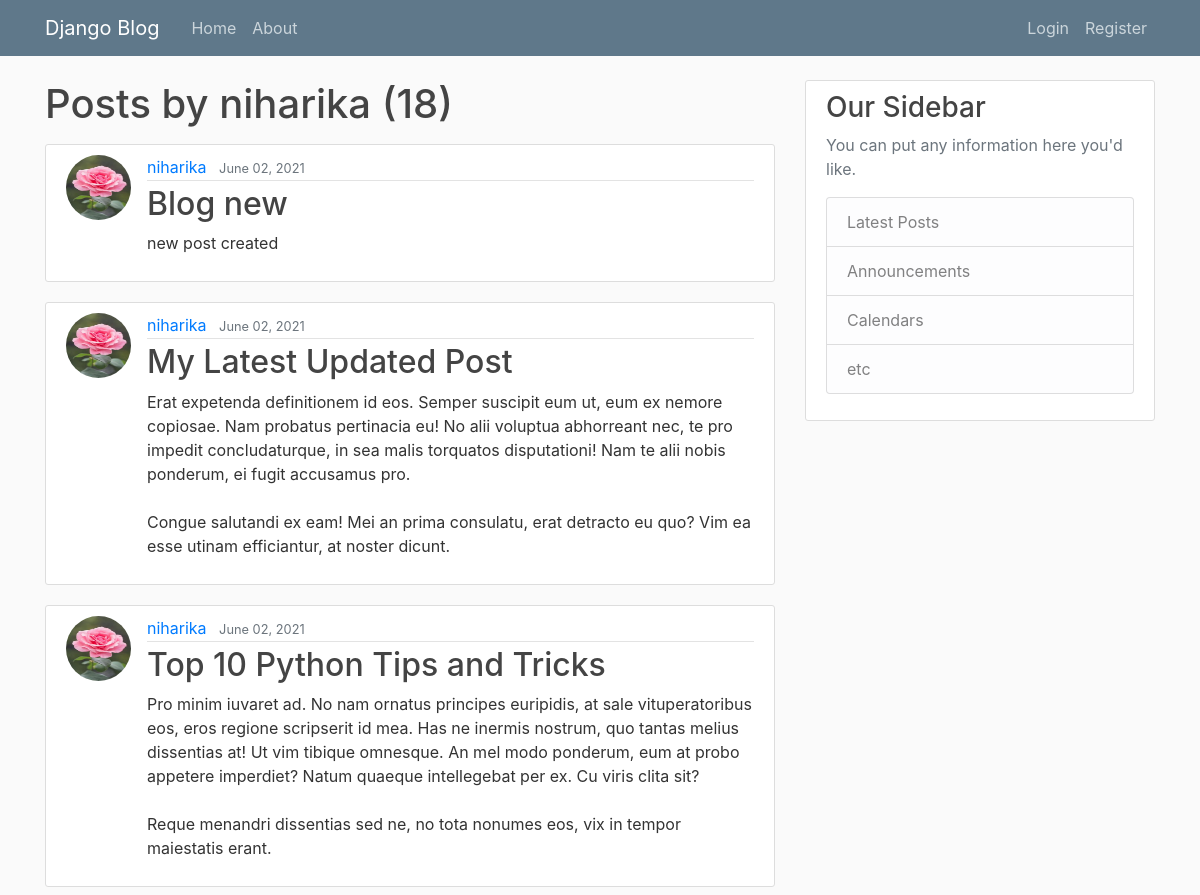
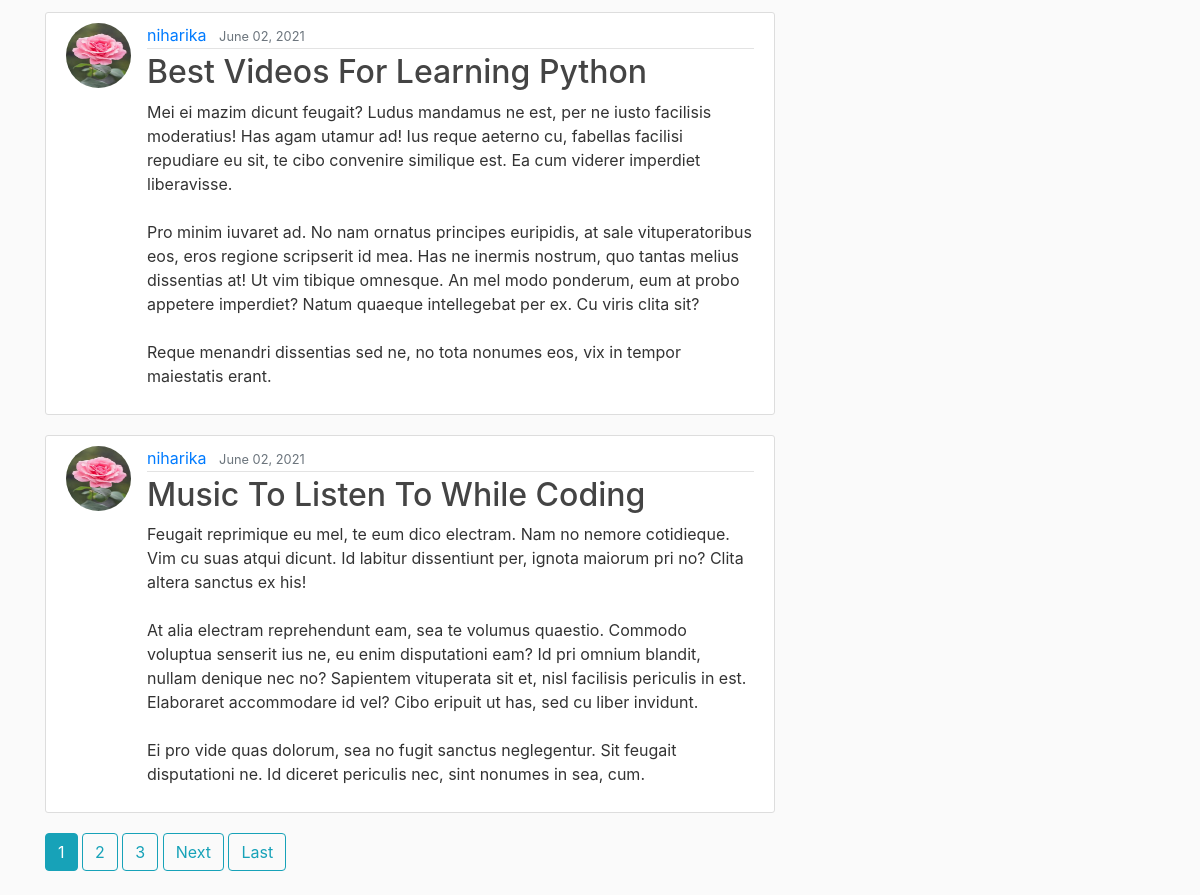
/user/niharika, run on the app's committed database (2 pictures, top to bottom).
### blog/models.py (models this page shows, shortened)
class Post(models.Model):
    title = models.CharField(max_length=100)
    content = models.TextField()
    date_posted = models.DateTimeField(default=timezone.now)
    author = models.ForeignKey(User, on_delete=models.CASCADE)

### users/models.py (models this page shows, shortened)
class Profile(models.Model):
    user = models.OneToOneField(User, on_delete=models.CASCADE)
    image = models.ImageField(default='default.jpg', upload_to='profile_pics')

### blog/views.py (the view)
# urls.py: path('user/<str:username>', UserPostListView.as_view(), name='user-posts'),
class UserPostListView(ListView):
    model = Post
    template_name = 'blog/user_posts.html'  # <app>/<model>_<viewtype>.html
    context_object_name = 'posts'
    paginate_by = 5
    def get_queryset(self):
        user = get_object_or_404(User, username=self.kwargs.get('username'))
        return Post.objects.filter(author=user).order_by('-date_posted')

### blog/templates/blog/user_posts.html (shortened to what this page needs)
{% extends "blog/base.html" %}
{% block content %}
    <h1 class="mb-3">Posts by {{ view.kwargs.username }} ({{ page_obj.paginator.count }})</h1>
    {% for post in posts %}
        <article class="media content-section">
          <img class="rounded-circle article-img" src="{{ post.author.profile.image.url }}">
          <div class="media-body">
            <div class="article-metadata">
              <a class="mr-2" href="{% url 'user-posts' post.author.username %}">{{ post.author }}</a>
              <small class="text-muted">{{ post.date_posted|date:"F d, Y" }}</small>
            </div>
            <h2><a class="article-title" href="{% url 'post-detail' post.id %}">{{ post.title }}</a></h2>
            <p class="article-content">{{ post.content }}</p>
          </div>
        </article>
    {% endfor %}
    {% if is_paginated %}
      {% for num in page_obj.paginator.page_range %}
        {% if page_obj.number == num %}
          <a class="btn btn-info mb-4" href="?page={{ num }}">{{ num }}</a>
        {% elif num > page_obj.number|add:'-3' and num < page_obj.number|add:'3' %}
          <a class="btn btn-outline-info mb-4" href="?page={{ num }}">{{ num }}</a>
        {% endif %}
      {% endfor %}
      {% if page_obj.has_next %}
        <a class="btn btn-outline-info mb-4" href="?page={{ page_obj.next_page_number }}">Next</a>
        <a class="btn btn-outline-info mb-4" href="?page={{ page_obj.paginator.num_pages }}">Last</a>
      {% endif %}
    {% endif %}
{% endblock content %}

### blog/static/blog/main.css (style rules this page uses)
body { background: #fafafa; color: #333333; margin-top: 5rem; }
h1, h2, h3, h4, h5, h6 { color: #444444; }
.content-section { background: #ffffff; padding: 10px 20px; border: 1px solid #dddddd; border-radius: 3px; margin-bottom: 20px; }
.article-title { color: #444444; }
.article-content { white-space: pre-line; }
.article-img { height: 65px; width: 65px; margin-right: 16px; }
.article-metadata { padding-bottom: 1px; margin-bottom: 4px; border-bottom: 1px solid #e3e3e3 }

### data on the page
Post: author.profile.image (picture), author "niharika", date_posted "June 02, 2021", title "Blog new", content "new post created"
Post: author.profile.image (picture), author "niharika", date_posted "June 02, 2021", title "My Latest Updated Post", content "Erat expetenda definitionem id eos. Semper suscipit eum ut, eum ex nemore copiosae. Nam probatus pertinacia eu! No alii voluptua abhorreant nec, te pro impedit concludaturque, in sea malis torquatos disputationi! Nam te alii nobis ponderum, ei fugit accusamus pro. Congue salutandi ex eam! Mei an prima consulatu, erat detracto eu quo? Vim ea esse utinam efficiantur, at noster dicunt."
Post: author.profile.image (picture), author "niharika", date_posted "June 02, 2021", title "Top 10 Python Tips and Tricks", content "Pro minim iuvaret ad. No nam ornatus principes euripidis, at sale vituperatoribus eos, eros regione scripserit id mea. Has ne inermis nostrum, quo tantas melius dissentias at! Ut vim tibique omnesque. An mel modo ponderum, eum at probo appetere imperdiet? Natum quaeque intellegebat per ex. Cu viris clita sit? Reque menandri dissentias sed ne, no tota nonumes eos, vix in tempor maiestatis erant."
Post: author.profile.image (picture), author "niharika", date_posted "June 02, 2021", title "Best Videos For Learning Python", content "Mei ei mazim dicunt feugait? Ludus mandamus ne est, per ne iusto facilisis moderatius! Has agam utamur ad! Ius reque aeterno cu, fabellas facilisi repudiare eu sit, te cibo convenire similique est. Ea cum viderer imperdiet liberavisse. Pro minim iuvaret ad. No nam ornatus principes euripidis, at sale vituperatoribus eos, eros regione scripserit id mea. Has ne inermis nostrum, quo tantas melius dissentias at! Ut vim tibique omnesque. An mel modo ponderum, eum at probo appetere imperdiet? Natum quaeque intellegebat per ex. Cu viris clita sit? Reque menandri dissentias sed ne, no tota nonumes eos, vix in tempor maiestatis erant."
Post: author.profile.image (picture), author "niharika", date_posted "June 02, 2021", title "Music To Listen To While Coding", content "Feugait reprimique eu mel, te eum dico electram. Nam no nemore cotidieque. Vim cu suas atqui dicunt. Id labitur dissentiunt per, ignota maiorum pri no? Clita altera sanctus ex his! At alia electram reprehendunt eam, sea te volumus quaestio. Commodo voluptua senserit ius ne, eu enim disputationi eam? Id pri omnium blandit, nullam denique nec no? Sapientem vituperata sit et, nisl facilisis periculis in est. Elaboraret accommodare id vel? Cibo eripuit ut has, sed cu liber invidunt. Ei pro vide quas dolorum, sea no fugit sanctus neglegentur. Sit feugait disputationi ne. Id diceret periculis nec, sint nonumes in sea, cum."

### other printed values
{{ view.kwargs.username }} "niharika"
{{ page_obj.paginator.count }} "18"
{{ num }} "1"
{{ num }} "2" "3"
